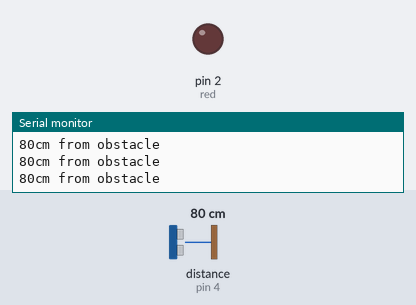
Bench run of a sketch on a simulated Arduino Uno, built with avr-gcc and run on an emulated ATmega328P. On the bench: output pins drawn as LEDs (lit = HIGH), the last lines printed to the serial monitor. Wiring (inferred from the names in the program): ultrasonic range finder: trigger pin 3; echo pin 4. The inputs (shaded band) are chosen by the test bench; at power-on: distance to the obstacle (sensor on pin 4) 80 cm. The echo pulse lasts 58.3 µs per cm; pins used as bus, display or sensor lines are not drawn.

Above: at 1.2 s.
1.3 s: distance to the obstacle (sensor on pin 4) set to 65 cm
2.8 s: distance to the obstacle (sensor on pin 4) set to 57 cm
At 3.4 s:
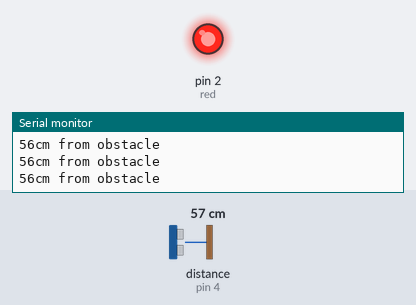
4.3 s: distance to the obstacle (sensor on pin 4) set to 120 cm
At 5.6 s:
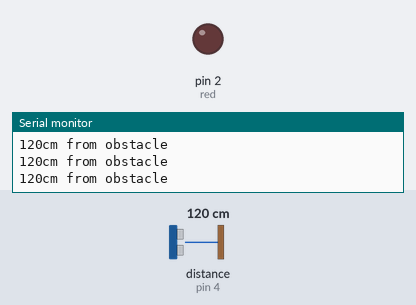
5.9 s: distance to the obstacle (sensor on pin 4) set to 2 cm
At 7.0 s:
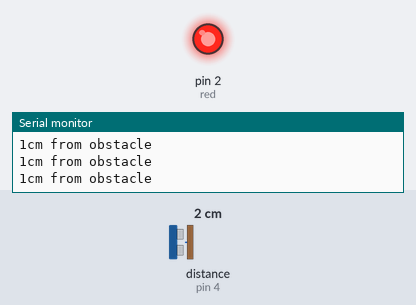
Timing chart, 0 to 8.4 s (numbered marks = the images above; inputs shaded):
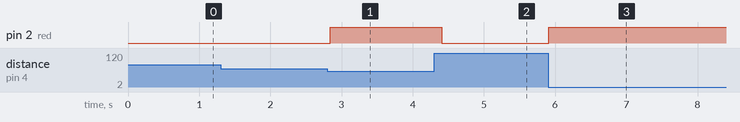

The sketch:

SmartParkingLotTest1.ino
```cpp
const int green = 0;
const int yellow = 1;
const int red = 2;
const int trigPin = 3;
const int echoPin = 4;

int reserved = 0;
int distanceLimit = 60;

void setup()
{
  Serial.begin(9600);
  Serial.flush();

  pinMode(echoPin, INPUT);
  pinMode(trigPin, OUTPUT);
  pinMode(green, OUTPUT);
  pinMode(red, OUTPUT);
  pinMode(yellow, OUTPUT);
}

void loop()
{
  long pulse, cm;

  digitalWrite(trigPin, LOW);
  delayMicroseconds(2);
  digitalWrite(trigPin, HIGH);
  delayMicroseconds(10);
  digitalWrite(trigPin, LOW);

  pulse = pulseIn(echoPin, HIGH);

  cm = distance(pulse);
  turnLight(cm);
  Serial.print(cm);
  Serial.print("cm from obstacle \n");
  delay(100);
}

long distance(long time)
{
  return time/29/2;
}

void turnLight(long distance)
{
  if (distance > distanceLimit)
  {
    turnOnSemaphore(0, 0, 1);
  }
  else if (distance < distanceLimit)
  {
    turnOnSemaphore(1, 0, 0);
  }
  else if (reserved)
  {
    turnOnSemaphore(0, 1, 0);
  }
}

void turnOnSemaphore(int r, int y, int g)
{
  digitalWrite(red, r);
  digitalWrite(yellow, y);
  digitalWrite(green, g);
}
```

Measured:
- the behaviour switches between 60 and 59 cm on distance to the obstacle (sensor on pin 4) (found by bisection; images 0 and 1)
- after the input at 2.8 s, pin 2 (red): LOW → HIGH at once
- after the input at 4.3 s, pin 2 (red): HIGH → LOW after 0.10 s
- after the input at 5.9 s, pin 2 (red): LOW → HIGH at once
